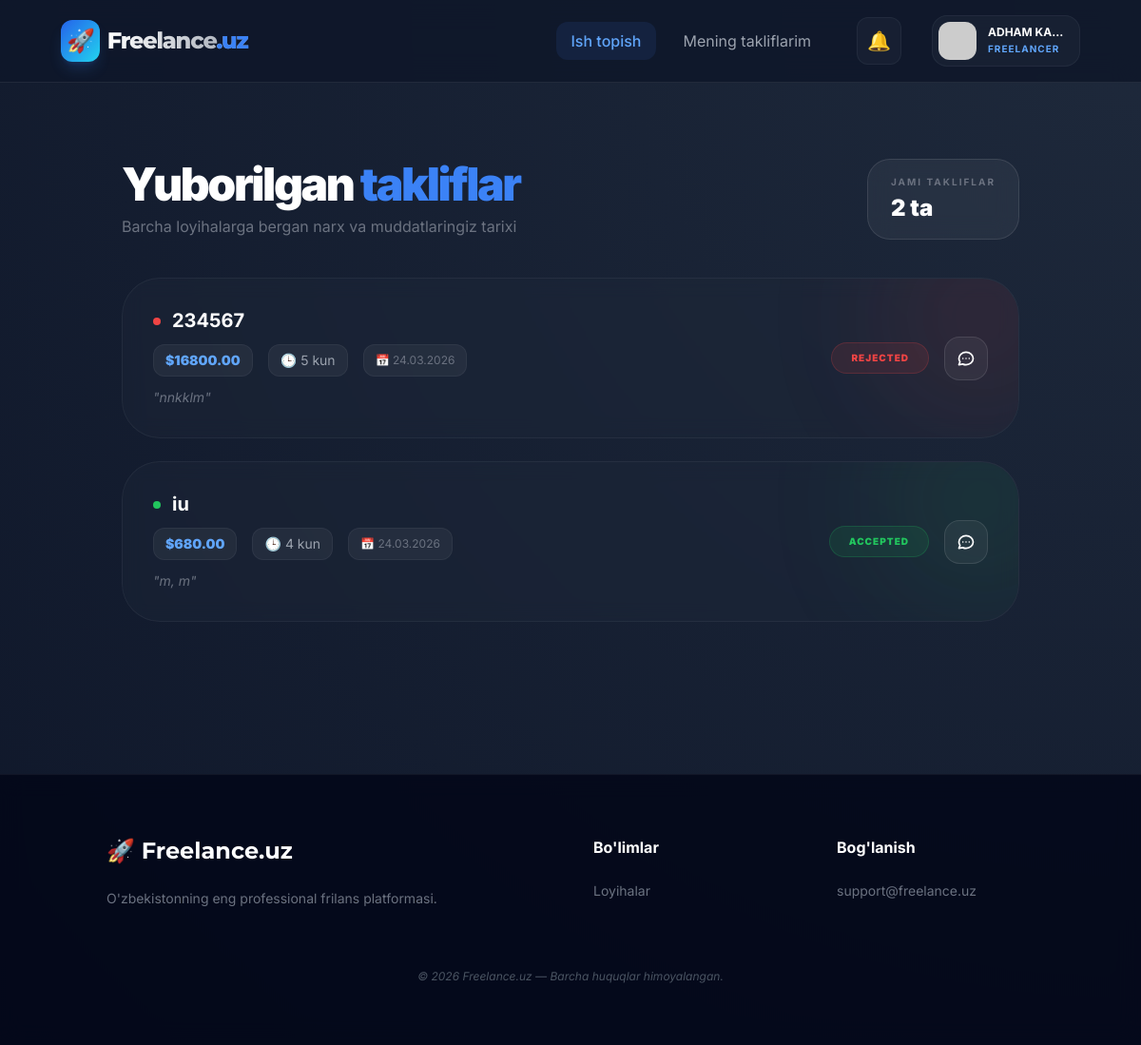
The page /chat/my-offers/ (signed in) on the database as committed earlier.
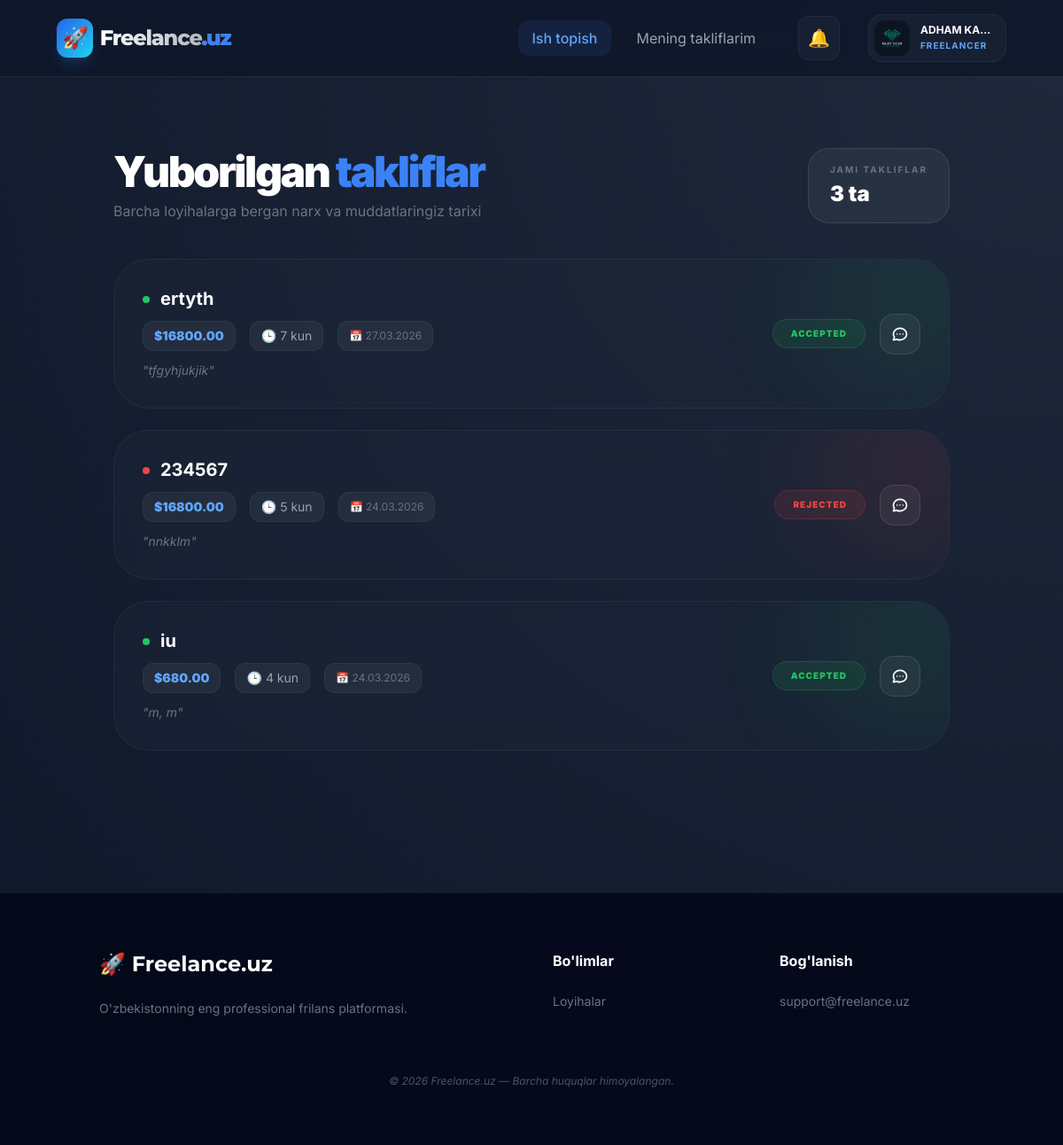
The same page on the database as committed later.
### chat/models.py (models this page shows, shortened)
class Offer(models.Model):
    class Status(models.TextChoices):
        PENDING  = 'PENDING',  'Kutilmoqda'
        ACCEPTED = 'ACCEPTED', 'Qabul qilindi'
        REJECTED = 'REJECTED', 'Rad etildi'
        EXPIRED  = 'EXPIRED',  "Muddati o'tgan"
    room           = models.ForeignKey(ChatRoom, on_delete=models.CASCADE, related_name='offers')
    sender         = models.ForeignKey(settings.AUTH_USER_MODEL, on_delete=models.CASCADE, related_name='sent_offers')
    proposed_price = models.DecimalField(max_digits=12, decimal_places=2)
    delivery_days  = models.PositiveIntegerField()
    message        = models.TextField(null=True, blank=True)
    status         = models.CharField(max_length=20, choices=Status.choices, default=Status.PENDING)
    created_at     = models.DateTimeField(auto_now_add=True)
    responded_at   = models.DateTimeField(null=True, blank=True)

class ChatRoom(models.Model):
    order      = models.ForeignKey(Order, on_delete=models.CASCADE, related_name='chat_rooms')
    client     = models.ForeignKey(settings.AUTH_USER_MODEL, on_delete=models.CASCADE, related_name='client_rooms')
    freelancer = models.ForeignKey(settings.AUTH_USER_MODEL, on_delete=models.CASCADE, related_name='freelancer_rooms')
    created_at = models.DateTimeField(auto_now_add=True)
    class Meta:
        unique_together = ('order', 'freelancer')

### marketplace/models.py (models this page shows, shortened)
class Order(models.Model):
    class Status(models.TextChoices):
        OPEN           = 'OPEN',           'Ochiq'
        IN_NEGOTIATION = 'IN_NEGOTIATION', 'Kelishilmoqda'
        IN_PROGRESS    = 'IN_PROGRESS',    'Jarayonda'
        COMPLETED      = 'COMPLETED',      'Tugatilgan'
        DELAYED        = 'DELAYED',        'Kechikkan'
        CANCELLED      = 'CANCELLED',      'Bekor qilingan'
    client         = models.ForeignKey(
        settings.AUTH_USER_MODEL,
        on_delete=models.CASCADE,
        related_name='orders'
    )
    assigned_freelancer = models.ForeignKey(
        settings.AUTH_USER_MODEL,
        on_delete=models.SET_NULL,
        null=True, blank=True,
        related_name='assigned_orders'
    )
    title          = models.CharField(max_length=255)
    description    = models.TextField()
    initial_budget = models.DecimalField(max_digits=12, decimal_places=2)
    final_price    = models.DecimalField(max_digits=12, decimal_places=2, null=True, blank=True)
    status         = models.CharField(max_length=20, choices=Status.choices, default=Status.OPEN)
    deadline       = models.DateTimeField(null=True, blank=True)
    tags           = models.ManyToManyField(Tag, blank=True, related_name='orders')
    created_at     = models.DateTimeField(auto_now_add=True)
    updated_at     = models.DateTimeField(auto_now=True)
    class Meta:
        ordering = ['-created_at']

### accounts/models.py (models this page shows, shortened)
class User(AbstractUser):
    class Role(models.TextChoices):
        CLIENT     = 'CLIENT',     'Mijoz'
        FREELANCER = 'FREELANCER', 'Frilanser'
    email     = models.EmailField(unique=True)
    full_name = models.CharField(max_length=255)
    role      = models.CharField(max_length=20, choices=Role.choices)
    avatar    = models.ImageField(upload_to='avatars/', null=True, blank=True)
    USERNAME_FIELD  = 'email'
    REQUIRED_FIELDS = ['username', 'full_name', 'role']

### chat/views.py (the view)
# urls.py: path('my-offers/',views.MyOffersView.as_view(),         name='my_offers'),
class MyOffersView(LoginRequiredMixin, View):
    login_url = 'accounts:login'
    def get(self, request):
        if request.user.role != 'FREELANCER':
            return redirect('marketplace:order_list')
        offers = (
            request.user.sent_offers
            .select_related('room__order')
            .order_by('-created_at')
        )
        return render(request, 'chat/my_offers.html', {'offers': offers})

### notifications/templatetags/notification_tags.py (called while the page is built)
@register.simple_tag
def get_unread_notifications(user):
    return Notification.objects.filter(user=user, is_read=False).order_by('-created_at')[:10]

@register.simple_tag
def get_unread_count(user):
    return Notification.objects.filter(user=user, is_read=False).count()

### templates/chat/my_offers.html (shortened to what the changed rows need)
{% extends 'base.html' %}
{% block content %}
<div class="container mx-auto px-4 py-10 max-w-5xl">
    <div class="mb-10 flex flex-col md:flex-row md:items-center justify-between gap-6">
        <div>
            <h1 class="text-3xl md:text-5xl font-black text-white tracking-tighter">
                Yuborilgan <span class="text-blue-500">takliflar</span>
            </h1>
        </div>
        <div class="bg-white/5 border border-white/10 px-6 py-4 rounded-[1.5rem] backdrop-blur-md">
            <p class="text-[10px] font-bold text-gray-500 uppercase tracking-[0.2em] mb-1">Jami takliflar</p>
            <span class="text-2xl font-black text-white">{{ offers.count }} ta</span>
        </div>
    </div>
    {% if offers %}
        <div class="grid grid-cols-1 gap-6">
        {% for offer in offers %}
            <div class="glass-card p-6 md:p-8 rounded-[2.5rem] border border-white/5 hover:border-blue-500/30 transition-all group relative overflow-hidden">
                <div class="absolute -right-10 -top-10 w-40 h-40 blur-[80px] opacity-20 rounded-full
                    {% if offer.status == 'ACCEPTED' %}bg-green-500{% elif offer.status == 'REJECTED' %}bg-red-500{% else %}bg-blue-500{% endif %}">
                </div>
                <div class="relative z-10 flex flex-col md:flex-row justify-between items-start md:items-center gap-6">
                    <div class="flex-1 space-y-3">
                        <div class="flex items-center gap-3">
                            <span class="w-2 h-2 rounded-full {% if offer.status == 'ACCEPTED' %}bg-green-500 animate-pulse{% elif offer.status == 'REJECTED' %}bg-red-500{% else %}bg-blue-500{% endif %}"></span>
                            <a href="{% url 'marketplace:order_detail' offer.room.order.pk %}" class="text-xl font-bold text-white group-hover:text-blue-400 transition-colors leading-tight">
                                {{ offer.room.order.title }}
                            </a>
                        </div>
                        <div class="flex flex-wrap gap-4 text-sm">
                            <div class="flex items-center gap-2 bg-white/5 px-3 py-1.5 rounded-xl border border-white/5">
                                <span class="text-blue-400 font-black">${{ offer.proposed_price }}</span>
                            </div>
                            <div class="flex items-center gap-2 bg-white/5 px-3 py-1.5 rounded-xl border border-white/5">
                                <span class="text-gray-400">🕒 {{ offer.delivery_days }} kun</span>
                            </div>
                            <div class="flex items-center gap-2 bg-white/5 px-3 py-1.5 rounded-xl border border-white/5">
                                <span class="text-gray-500 text-xs">📅 {{ offer.created_at|date:"d.m.Y" }}</span>
                            </div>
                        </div>
                        {% if offer.message %}
                            <p class="text-gray-500 text-sm italic line-clamp-1 group-hover:line-clamp-none transition-all">
                                "{{ offer.message }}"
                            </p>
                        {% endif %}
                    </div>
                    <div class="w-full md:w-auto flex items-center justify-between md:justify-end gap-4 border-t md:border-t-0 border-white/5 pt-4 md:pt-0">
                        <span class="px-5 py-2 rounded-full text-[10px] font-black uppercase tracking-widest border
                            {% if offer.status == 'ACCEPTED' %}bg-green-500/10 text-green-500 border-green-500/20
                            {% elif offer.status == 'REJECTED' %}bg-red-500/10 text-red-500 border-red-500/20
                            {% else %}bg-blue-500/10 text-blue-400 border-blue-500/20{% endif %}">
                            {{ offer.status }}
                        </span>
                        <a href="{% url 'chat:open_chat' offer.room.order.id %}" class="bg-white/5 hover:bg-white/10 text-white p-3 rounded-2xl border border-white/10 transition-all">
                        </a>
                    </div>
                </div>
            </div>
        {% endfor %}
        </div>
    {% endif %}
</div>
{% endblock %}

### templates/base.html (shortened to what the changed rows need)
<!DOCTYPE html>
<html lang="uz">
<head>
    <script src="https://cdn.tailwindcss.com"></script>
</head>
<body class="bg-[#0f172a]">
{% if request.user.is_authenticated %}
{% load notification_tags %}
{% get_unread_notifications request.user as unread_notifs %}
{% get_unread_count request.user as unread_count %}
{% endif %}
<nav class="glass-nav px-6 md:px-16 py-4 flex justify-between items-center sticky top-0 z-50">
    <div class="flex items-center gap-4 md:gap-8">
        {% if request.user.is_authenticated %}
            <div class="hidden lg:flex items-center gap-3">
                {% if request.user.role == "CLIENT" %}
                    <a href="{% url 'marketplace:order_list' %}" class="px-4 py-2 text-blue-400 bg-blue-500/10 rounded-xl font-medium">Barcha buyurtmalar</a>
                    <a href="{% url 'marketplace:my_orders' %}" class="px-4 py-2 text-gray-400 hover:text-white transition">Loyihalarim</a>
                    <a href="{% url 'marketplace:order_create' %}" class="ml-4 bg-blue-600 hover:bg-blue-50 text-white px-5 py-2 rounded-xl font-bold shadow-lg shadow-blue-600/20 transition-all active:scale-95">+ Yangi loyiha</a>
                {% else %}
                    <a href="{% url 'marketplace:order_list' %}" class="px-4 py-2 text-blue-400 bg-blue-500/10 rounded-xl font-medium">Ish topish</a>
                    <a href="{% url 'chat:my_offers' %}" class="px-4 py-2 text-gray-400 hover:text-white transition">Mening takliflarim</a>
                {% endif %}
            </div>
            <div class="relative">
                <button onclick="toggleNotif()" class="p-2.5 rounded-xl bg-slate-800/50 hover:bg-slate-700 transition relative border border-white/5">
                    <span class="text-xl">🔔</span>
                </button>
            </div>
            <div class="relative">
                <button onclick="toggleElement('profileDropdown')" class="flex items-center gap-3 p-1.5 pr-4 rounded-2xl bg-slate-800/50 hover:bg-slate-700 border border-white/5 transition">
                    <img src="{% if request.user.avatar %}{{ request.user.avatar.url }}{% else %}https://ui-avatars.com/api/?name={{ request.user.full_name }}&background=2563eb&color=fff{% endif %}" class="w-10 h-10 rounded-xl object-cover">
                    <div class="hidden md:block text-left">
                        <p class="text-xs font-bold text-white truncate w-20 leading-none mb-1">{{ request.user.full_name|truncatechars:12 }}</p>
                        <p class="text-[10px] text-blue-400 uppercase font-bold tracking-widest">{{ request.user.role }}</p>
                    </div>
                </button>
            </div>
        {% endif %}
    </div>
</nav>
<main class="flex-grow">
    <div class="container mx-auto px-6 py-10">
        {% block content %}{% endblock %}
    </div>
</main>
</body>
</html>

Rows that differ between the two databases and show on the page:
changed User "FREELANCER": avatar: picture added
added Offer: room.order "ertyth", proposed_price "16800.00", delivery_days "7", created_at "27.03.2026", message "tfgyhjukjik", status "ACCEPTED"
Other text that changed with them:
{{ offers.count }}: "2" → "3"
